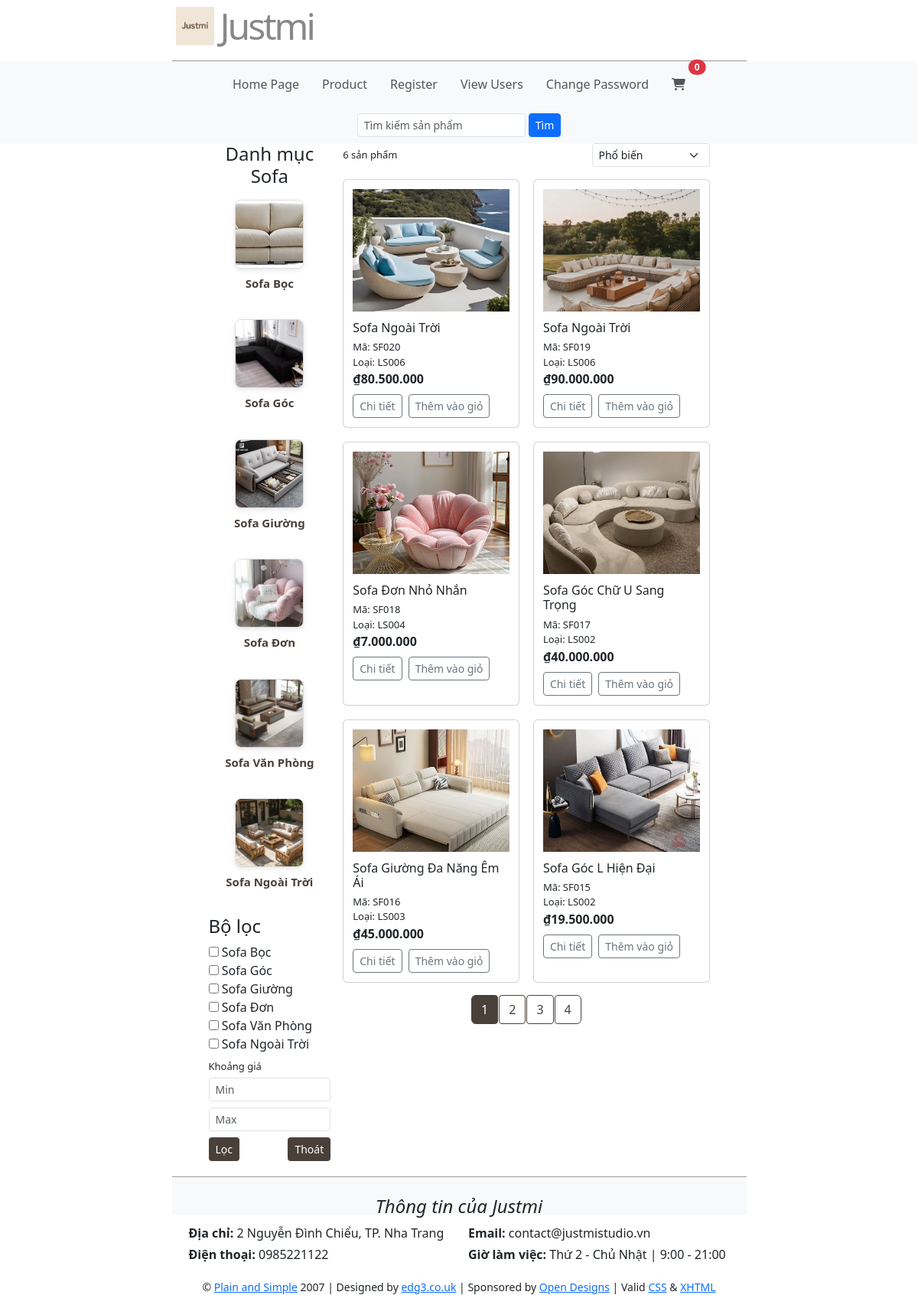
The app's page /qly/product.php with its own data.
### tables this page shows
CREATE TABLE LoaiSofa (
	MaLoai CHAR(5) PRIMARY KEY,
	TenLoai NVARCHAR(100),
	MoTa NVARCHAR(300)
);

CREATE TABLE Sofa (
	MaSofa CHAR(5) PRIMARY KEY,
	TenSofa NVARCHAR(100),
	MaHang CHAR(5),
	MaLoai CHAR(5),
	GiaBan DECIMAL(12,2),
	DonViTinh NVARCHAR(50),
	SoLuongTon INT,
	HinhAnh VARCHAR(255),
	MoTa NVARCHAR(700),
    NgayTao DATETIME DEFAULT CURRENT_TIMESTAMP(),
	FOREIGN KEY (MaHang) REFERENCES HangSofa(MaHang),
	FOREIGN KEY (MaLoai) REFERENCES LoaiSofa(MaLoai)
);

### qly/process/product_process.php (called while the page is built, shortened)
<?php
require_once("connect.php");
$page = isset($_GET['page']) ? max(1, intval($_GET['page'])) : 1;
$limit = 6;
$offset = ($page - 1) * $limit;
$loaiResult = $conn->query("SELECT MaLoai, TenLoai FROM LoaiSofa");
$where = "WHERE 1";
$orderBy = "ORDER BY MaSofa DESC";
$totalSql = "SELECT COUNT(*) as total FROM Sofa $where";
$totalResult = $conn->query($totalSql);
$totalRow = $totalResult->fetch_assoc();
$totalItems = $totalRow['total'];
$totalPages = ceil($totalItems / $limit);
$sql = "SELECT * FROM Sofa $where $orderBy LIMIT $offset, $limit";
$result = $conn->query($sql);
$products = [];
while ($row = $result->fetch_assoc()){
    $products[] = $row;
}
?>

### qly/product.php (the view, shortened to what this page needs)
<?php
    require_once("process/product_process.php");
?>
<main class="mx-5">
    <div class="d-flex gap-3">
        <aside class="sidebar" style="flex:1; max-width:400px;">
            <?php include("categories.php"); ?>
            <?php include("process/filters.php"); ?>
        </aside>
        <div style="flex:3;">
            <div class="d-flex justify-content-between align-items-center mb-3">
                <div class="muted"> <?= count($products) ?> sản phẩm</div>
                <div>
                    <form method="get" id="sortForm">
                        <select name="sort" onchange="this.form.submit()" class="form-select form-select-sm">
                            <option value="">Phổ biến</option>
                        </select>
                    </form>
                </div>
            </div>
            <div class="grid" id="productGrid">
                <?php if(count($products) > 0): ?>
                    <?php foreach ($products as $p): ?>
                        <article class="card">
                            <div class="img">
                                <img src="images/<?= htmlspecialchars($p['HinhAnh']) ?>"
                                    class="d-block w-100"
                                    alt="<?= htmlspecialchars($p['TenSofa']) ?>"
                                    style="height:160px; object-fit:cover;">
                            </div>
                            <h3><?= htmlspecialchars($p["TenSofa"]) ?></h3>
                            <div class="muted">Mã: <?= htmlspecialchars($p["MaSofa"]) ?></div>
                            <div class="muted">Loại: <?= htmlspecialchars($p["MaLoai"]) ?></div>
                            <div class="price">₫<?= number_format($p["GiaBan"],0,',','.') ?></div>
                            <div class="actions d-flex gap-2 mt-2">
                                <button type="button" class="btn btn-outline-secondary btn-sm"
                                        onclick="window.location.href='product_detail.php?id=<?= $p['MaSofa'] ?>'">
                                    Chi tiết
                                </button>
                                <button type="button" class="btn btn-outline-secondary btn-sm add-to-cart"
                                        data-id="<?= htmlspecialchars($p['MaSofa']) ?>">
                                    Thêm vào giỏ
                                </button>
                            </div>
                        </article>
                    <?php endforeach; ?>
                <?php else: ?>
                    <p>Không có sản phẩm phù hợp.</p>
                <?php endif; ?>
            </div>
            <?php if ($totalPages > 1): ?>
            <nav aria-label="Page navigation">
                <ul class="pagination justify-content-center mt-3">
                    <?php for($i = 1; $i <= $totalPages; $i++): ?>
                        <li class="page-item <?= $i == $page ? 'active' : '' ?>">
                            <a class="page-link" href="?<?= http_build_query(array_merge($_GET, ['page'=>$i])) ?>"><?= $i ?></a>
                        </li>
                    <?php endfor; ?>
                </ul>
            </nav>
            <?php endif; ?>
        </div>
    </div>
</main>

### qly/categories.php
<?php
    $sql = "
        SELECT
            l.MaLoai,
            l.TenLoai,
            (
                SELECT s.HinhAnh
                FROM Sofa s
                WHERE s.MaLoai = l.MaLoai
                LIMIT 1
            ) AS HinhAnh
        FROM LoaiSofa l
    ";
    $categories = $conn->query($sql);
?>
<div class="categories mb-3">
    <h4 class="text-center mb-3">Danh mục Sofa</h4>
    <ul class="list-unstyled">
        <?php while ($cate = mysqli_fetch_assoc($categories)): ?>
            <?php
                $hinh = !empty($cate['HinhAnh']) ? $cate['HinhAnh'] : 'default.jpg';
            ?>
            <li class="mb-3 text-center">
                <a href="product.php?type[]=<?= urlencode($cate['MaLoai']) ?>"
                   class="d-flex flex-column align-items-center text-decoration-none text-dark">
                    <img src="images/<?= htmlspecialchars($hinh) ?>"
                         alt="<?= htmlspecialchars($cate['TenLoai']) ?>"
                         style="width:90px; height:90px; object-fit:cover; border-radius:8px; border:1px solid #ddd;">
                    <span class="mt-2 fw-semibold"><?= htmlspecialchars($cate['TenLoai']) ?></span>
                </a>
            </li>
        <?php endwhile; ?>
    </ul>
</div>

### qly/process/filters.php (shortened to what this page needs)
<?php
    $filterTypes = $_GET['type'] ?? [];
    $minPrice = $_GET['min_price'] ?? '';
    $maxPrice = $_GET['max_price'] ?? '';
    $loaiResult = $conn->query("SELECT MaLoai, TenLoai FROM LoaiSofa");
    $loaiArr = [];
    while($row = $loaiResult->fetch_assoc()){
        $loaiArr[] = $row;
    }
?>
<div class="filters">
    <h4>Bộ lọc</h4>
    <form method="get">
        <div>
            <?php foreach($loaiArr as $loai): ?>
                <label>
                    <input type="checkbox" name="type[]" value="<?= $loai['MaLoai'] ?>"
                           <?= in_array($loai['MaLoai'], $filterTypes ?? []) ? 'checked' : '' ?>>
                    <?= htmlspecialchars($loai['TenLoai']) ?>
                </label><br>
            <?php endforeach; ?>
        </div>
        <label class="muted mt-2 d-block">Khoảng giá</label>
        <div class="mt-1">
            <input type="number" name="min_price" placeholder="Min" class="form-control form-control-sm mb-2"
                value="<?= htmlspecialchars($minPrice ?? '') ?>">
            <input type="number" name="max_price" placeholder="Max" class="form-control form-control-sm"
                value="<?= htmlspecialchars($maxPrice ?? '') ?>">
        </div>
        <div class="d-flex justify-content-between align-items-center mt-2">
            <button type="submit" class="btn btn-sm btn-filters">Lọc</button>
            <button type="button" class="btn btn-sm btn-filters" onclick="location.href='product.php'">Thoát</button>
        </div>
    </form>
</div>

### qly/includes/style.css (style rules this page uses)
* { border:0; margin:0; padding:0; }
a { color:#777; text-decoration:none; }
body { background:#ffffff; color:#555; font:0.8em Arial, Helvetica, "bitstream vera sans", sans-serif; }
#header { border-bottom:1px solid #999; height:80px; margin:0 auto; width:751px; }
#header h1 { color:#888; font-size:300%; letter-spacing:-3px; text-align:right; padding:5px; margin-bottom:-20px; }
#navigation { background:#fafafa; margin:0 auto; list-style:none; padding: 0; }
#navigation li { list-style:none; }
#navigation a { color:#555; display:block; padding: 10px 15px; text-align:center; border-radius: 10px; text-decoration: none; }
#content { height:auto; margin:0 auto; padding:0 0 20px; width:751px; }
.categories ul { display: flex; justify-content: center; flex-wrap: wrap; gap: 20px; list-style: none; padding: 0; margin: 0; }
.categories li { display: flex; flex-direction: column; align-items: center; text-align: center; cursor: pointer; transition: transform 0.2s ease; }
.categories img { width: 100px; height: 100px; object-fit: cover; border-radius: 10px; box-shadow: 0 2px 6px rgba(0,0,0,0.1); }
.categories span { margin-top: 6px; font-size: 15px; font-weight: 500; color: #4a403a; }
.btn-filters.btn-sm { background-color: #4a403a !important; color: #fff !important; }
.page-item.active .page-link { background-color: #4a403a !important; color: #fff !important; border-color: #4a403a !important; }
.page-link { background-color: transparent !important; color: #4a403a !important; border: 1px solid #4a403a !important; border-radius: 4px; margin: 0 2px; padding: 5px 10px; transition: background-color 0.3s, color 0.3s; }
.grid { display:grid; grid-template-columns:repeat(auto-fill,minmax(220px,1fr)); gap:18px }
.card { background:var(--card); border-radius:10px; border:1px solid #eee; padding:12px; display:flex; flex-direction:column; transition: transform 0.2s ease, box-shadow 0.2s ease; }
.card .img { height:auto; border-radius:8px; background:#f3f3f3; display:flex; align-items:center; justify-content:center; color:var(--muted) }
.card h3 { font-size:16px; margin:12px 0 6px }
.price { font-weight:700 }
.muted { color:var(--muted); font-size:13px }
.actions { margin-top:auto; display:flex; gap:8px }
#footer { border-top:1px solid #999; height:50px; margin:0 auto; padding:10px; text-align:center; width:751px; }
input, select, .input { padding: 5px; font-weight: bold; font-size: 1em; color: #008040; background: #FFFFFF; border:1px dotted #004080; }

### records on screen
loaisofa: shows a picture, TenLoai "Sofa Bọc"
loaisofa: shows a picture, TenLoai "Sofa Góc"
loaisofa: shows a picture, TenLoai "Sofa Giường"
loaisofa: shows a picture, TenLoai "Sofa Đơn"
loaisofa: shows a picture, TenLoai "Sofa Văn Phòng"
loaisofa: shows a picture, TenLoai "Sofa Ngoài Trời"
sofa: HinhAnh (picture), TenSofa "Sofa Ngoài Trời", MaSofa "SF020", MaLoai "LS006", GiaBan "80.500.000"
sofa: HinhAnh (picture), TenSofa "Sofa Ngoài Trời", MaSofa "SF019", MaLoai "LS006", GiaBan "90.000.000"
sofa: HinhAnh (picture), TenSofa "Sofa Đơn Nhỏ Nhắn", MaSofa "SF018", MaLoai "LS004", GiaBan "7.000.000"
sofa: HinhAnh (picture), TenSofa "Sofa Góc Chữ U Sang Trọng", MaSofa "SF017", MaLoai "LS002", GiaBan "40.000.000"
sofa: HinhAnh (picture), TenSofa "Sofa Giường Đa Năng Êm Ái", MaSofa "SF016", MaLoai "LS003", GiaBan "45.000.000"
sofa: HinhAnh (picture), TenSofa "Sofa Góc L Hiện Đại", MaSofa "SF015", MaLoai "LS002", GiaBan "19.500.000"

### other values on screen
count($products) "6"
